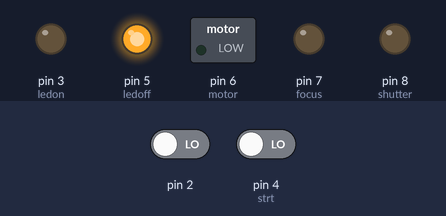
A sketch run on a simulated Arduino Uno, built with avr-gcc and run on an emulated ATmega328P. Parts: switched loads named in the sketch (green lamp = pin HIGH), output pins drawn as LEDs (lit = HIGH). Inputs (shaded band) come from the test bench; at power-on: pin 4 (strt) LOW, pin 2 LOW.

Above: at 1.2 s.
1.3 s: pin 4 (strt) driven HIGH
At 2.1 s:
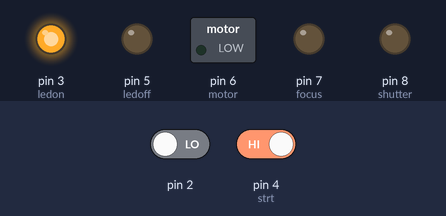
At 3.3 s:
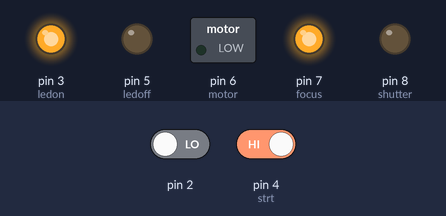
3.8 s: pin 2 driven HIGH
At 9.89 s:
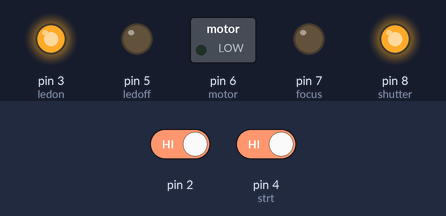
Timing chart, 0 to 15.7 s (numbered marks = the images above; inputs shaded):
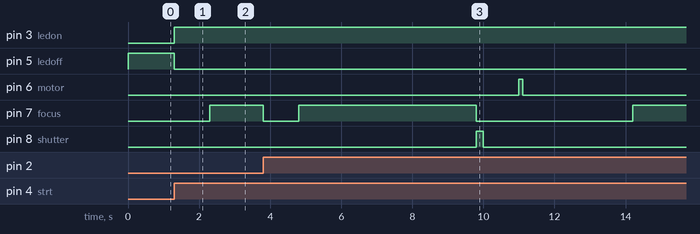

The sketch:

slider_CANON2.ino
```cpp
int  ledon = 3; //LED de encendido en pin 3
int ledoff = 5; //LED de apagado en pin 5
int   strt = 4; //BOTON de arranque en pin 4
int    stp = 0; //INTERRUPCION de paro en pin 2
int  motor = 6; //Motor en pin 6
int     go = 0; //variable avance
int      i = 0; //variable i para 'for'
int shutter= 8; //Activa shutter
int  focus = 7; //Activa el auto focus

//---------------------TIEMPO A MODIFICAR-------------------------//
float    segundos =  3; //SEGUNDOS que quieres que espere entre fotos + tiempo para focus
float     t_motor =  0.1; //SEGUNDOS que quieres para avance
  int     t_focus =   5; //SEGUNDOS que quieres para focus
  int focus_state =    1; //1 para focus ON, 0 para focus OFF
float     tiempos =    1; //SEGUNDOS de espera despues de shutter
//----------------------------------------------------------------//
unsigned long       TimerA;                   //Timer de arranque
unsigned long elapsed_time;                   //Tiempo transcurrido
unsigned long   focus_time =  t_focus*1000UL; //Convierte a ms el tiempo de focus
unsigned long desired_time = segundos*1000UL; //Convierte a ms el tiempo de espera
        float      motor_t =    t_motor*1000; //Convierte a ms el tiempo de avance
        float     tiempo_s =    tiempos*1000; //Convierte a ms el tiempo de espera despues de shutter

//-------------------------CONFIGURACION----------------------------//
void setup()
{
  //CONFIG de I/O's
  pinMode (  ledon, OUTPUT);
  pinMode ( ledoff, OUTPUT);
  pinMode (  motor, OUTPUT);
  pinMode (   strt,  INPUT);
  pinMode (shutter, OUTPUT);
  pinMode (  focus, OUTPUT);

  digitalWrite( ledoff, HIGH); //Activa LED STANDBY
  digitalWrite(  focus,  LOW); //Desactiva focus
  digitalWrite(shutter,  LOW); //Desactiva shutter
  digitalWrite(  motor,  LOW); //Desactiva motor

  attachInterrupt(stp,STOP,RISING); //Genera INTERRUPCION para detener todo proceso

  millis(); //Inicia timer para tiempo transcurrido
}

//---------------------------PROGRAMA------------------------------//

void loop()
{
  strt = digitalRead(4);

  if(strt==HIGH)
  {
    go=1;                       //Bandera GO de activacion
    i=0;                        //variable de inicializacion
    digitalWrite(ledon, HIGH);  //Activa led ON
    digitalWrite(ledoff, LOW);  //Desactiva led STANDBY
    delay(1000);                //Espera de 1 segundo para evitar movimientos indeseados de fotografia
    TimerA = millis();          //Se guarda el tiempo transcurrido en TimerA
  }

  /*------------------------PROCESO-------------------------------*/
  //Si bandera GO se activa
  while(go==1)
  {

    //Primer paso con i=0
    if(i==0)
    {
      //Si FOCUS esta envendido, activa señal de enfoque
      if(focus_state==1)
        digitalWrite(focus,HIGH);

      //Se guarda el tiempo transcurrido menos el tiempo transcurrido cuando se presiono el boton
      elapsed_time = millis()-TimerA;

      //Se compara el tiempo transcurrido contra el tiempo de enfoque predefinido o verifica que focus este desactivado
      if ((elapsed_time >= focus_time)||focus_state==0)
      {
        digitalWrite(focus,LOW);    //Desactiva el focus
        digitalWrite(shutter,HIGH); //Activa el shutter
        delay(200);                 //Espera 100ms con shutter activo
        digitalWrite(shutter,LOW);  //Desactiva shutter
        i=1;          //i = 1 para pasar a siguiente paso
        delay(tiempo_s); //Pausa despues de shutter para evitar movimiento en fotografia
        TimerA = millis();          //Se guarda tiempo transcurrido en TimerA
      }

    }

    //Siguiente paso con i=1
    if(i==1)
    {
      digitalWrite(motor,HIGH); //Activa motor
      delay(motor_t);           //Espera predefinida por usuario
      digitalWrite(motor,LOW);  //Desactiva motor
      i=2;                      //i = 2 para impedir que reinicie el proceso
      delay(100);               //Espera de 100ms para evitar movimientos indeseados
      TimerA=millis();          //Se guarda tiempo transcurrido en TimerA
    }

    //Se guarda el tiempo transcurrido menos el tiempo transcurrido cuando se presiono el boton
    if(i==2)
    {
      elapsed_time = millis()-TimerA;

    //Se compara el tiempo transcurrido contra el tiempo de espera predefinido
      if (elapsed_time >= desired_time)
      {
        i=0; //i = 0 para reiniciar el proceso
        TimerA=millis();          //Se guarda tiempo transcurrido en TimerA
      }
    }
  }

  /*------------------------DESACTIVACION---------------------------*/
  //Si la bandera GO se desactiva
  if(go==0)
  {
    digitalWrite(motor,LOW);   //Desactiva motor
    digitalWrite(focus,LOW);   //Desactiva focus
    digitalWrite(shutter,LOW); //Desactiva shutter
  }
}

//-----------------------INTERRUPCION-----------------------------//
//Si en cualquier momento el boton STOP es activado
void STOP()
{
    go=0;                      //Bandera GO se desactiva
    digitalWrite(ledon,  LOW); //Desactiva LED ON
    digitalWrite(ledoff,HIGH); //Activa LED STANDBY
    digitalWrite(focus,  LOW); //Desactiva focus
    digitalWrite(shutter,LOW); //Desactiva shutter
    i=2;                       //i = 2 para impedir entrada a proceso
}
```

Measured:
- after the input at 1.3 s, pin 3 (ledon): LOW → HIGH at once; pin 5 (ledoff): HIGH → LOW at once; pin 7 (focus): LOW → HIGH after 1.0 s
